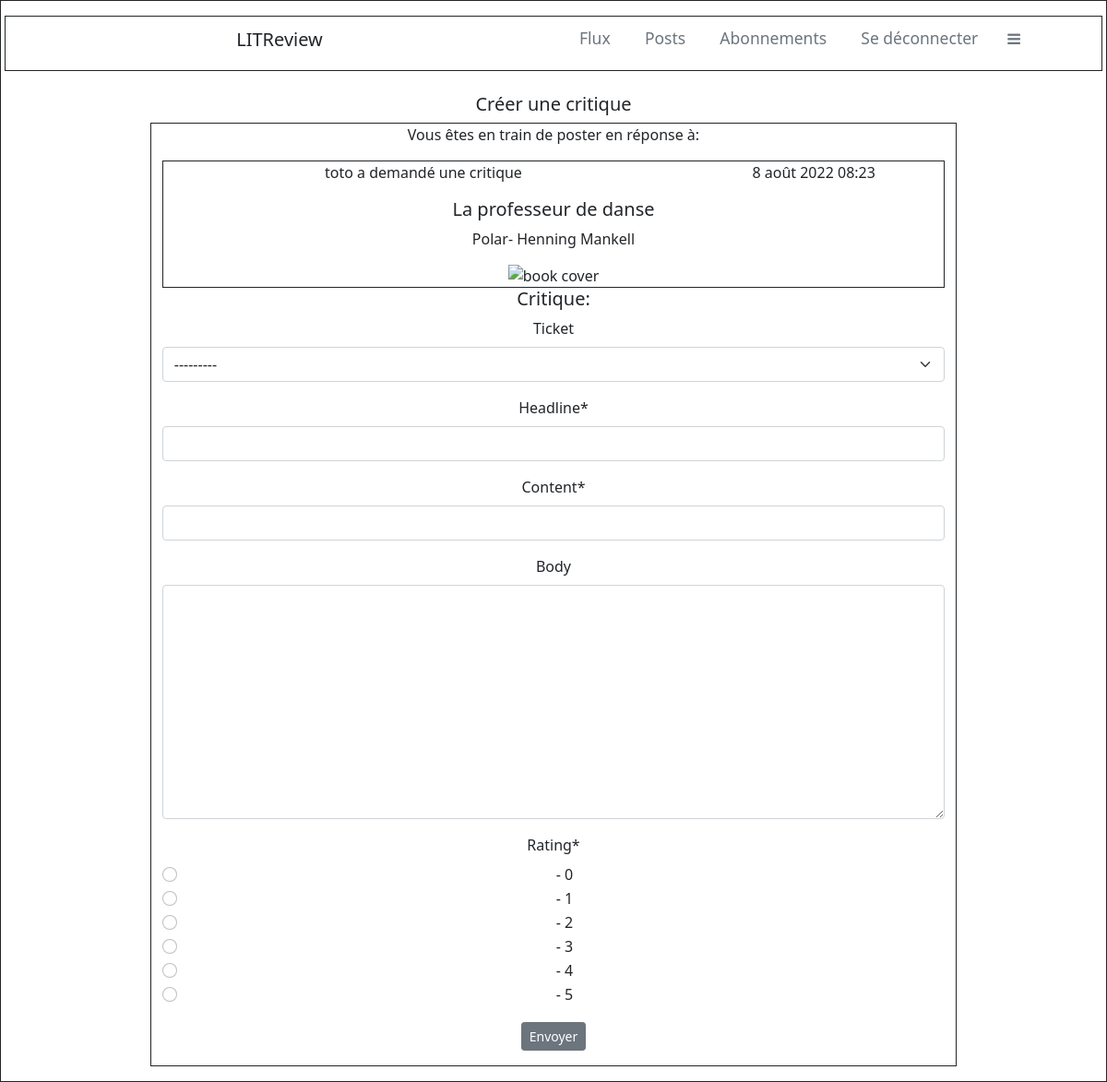
The page /blog/ticket_review/13 (signed in) on the database as committed earlier.
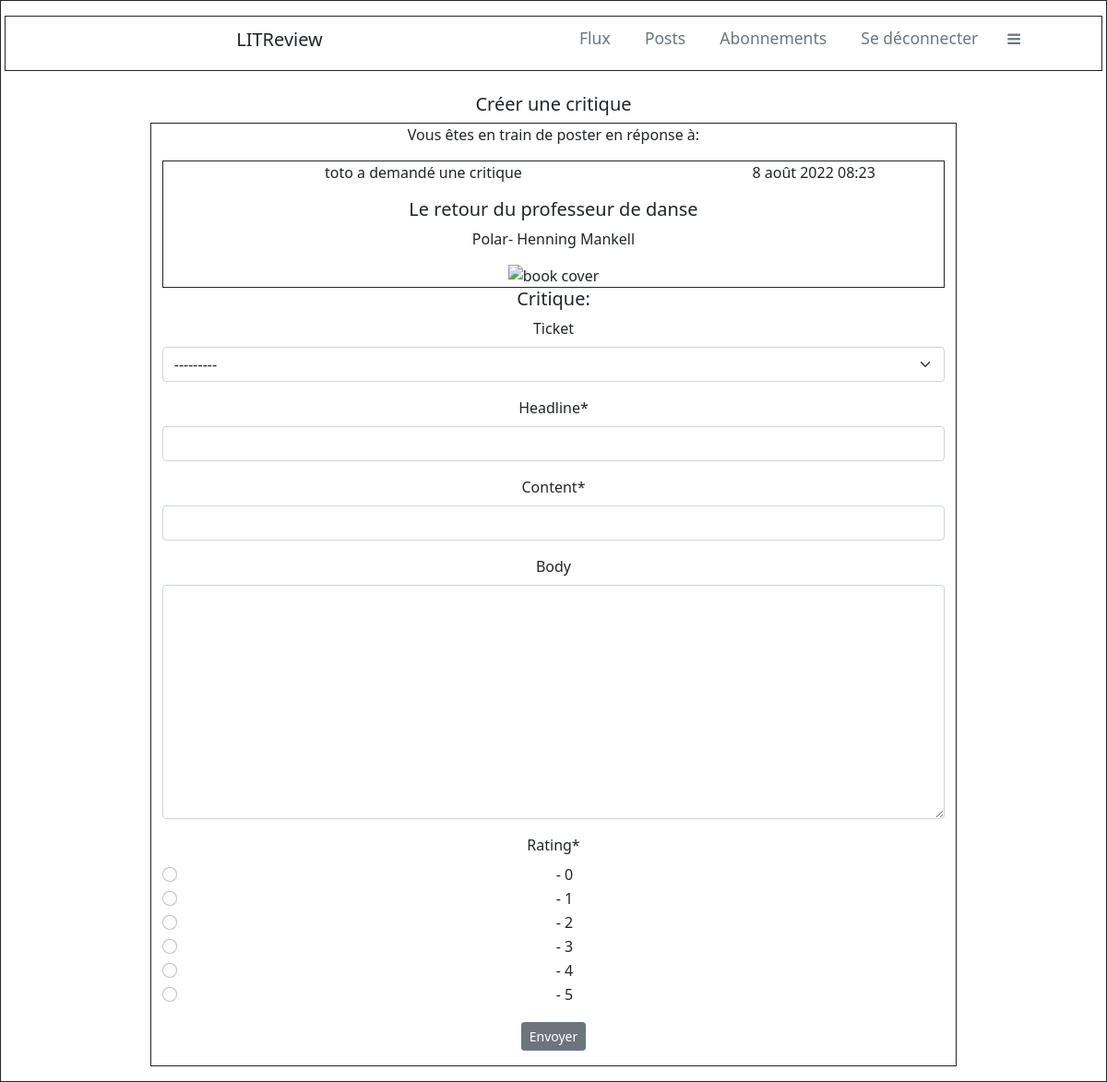
The same page on the database as committed later.
### blog/models.py (models this page shows, shortened)
class Ticket(models.Model):  # ticket model
    title = models.CharField(max_length=128)
    description = models.CharField(max_length=2048)
    user = models.ForeignKey(settings.AUTH_USER_MODEL, on_delete=models.CASCADE)
    image = models.ImageField(null=True, blank=True)
    time_created = models.DateTimeField(auto_now_add=True)
    IMAGE_MAX_SIZE = (300, 300)
    def __str__(self):
        return self.title

### authentication/models.py (models this page shows)
class User(AbstractUser):
    CREATOR = 'CREATOR'
    SUBSCRIBER = 'SUBSCRIBER'
    ROLE_CHOICES = (
        (CREATOR, 'Créateur'),
        (SUBSCRIBER, 'Abonné'),
    )
    profile_photo = models.ImageField(verbose_name='Photo de profil')
    role = models.CharField(max_length=30, choices=ROLE_CHOICES,
                            verbose_name='Rôle')
    follows = models.ManyToManyField(
        'self',
        limit_choices_to={'role': CREATOR},
        symmetrical=False,
        verbose_name='suit',
    )

### blog/views.py (the view, shortened to what this page needs)
# urls.py: path('blog/ticket_review/<int:ticket_id>', blog.views.ticket_review_upload, name='ticket_review'),
@login_required
def ticket_review_upload(request, ticket_id):
    ticket = get_object_or_404(models.Ticket, id=ticket_id)
    form = forms.TicketReviewForm()
    return render(request, 'blog/ticket_review.html', context={'form': form,
                                                               'ticket': ticket})

### blog/forms.py
class TicketReviewForm(forms.ModelForm):
    edit_review = forms.BooleanField(widget=forms.HiddenInput, initial=True)
    RATING_CHOICES = [
        (0, "- 0"), (1, "- 1"), (2, "- 2"), (3, "- 3"), (4, "- 4"), (5, "- 5")
    ]
    rating = forms.ChoiceField(widget=forms.RadioSelect,
                               choices=RATING_CHOICES)
    class Meta:
        model = models.Review
        fields = ['ticket', 'headline',
                  'content', 'body', 'rating']

### blog/templates/blog/ticket_review.html (shortened to what this page needs)
{% extends 'base.html' %}
{% load crispy_forms_tags %}
{% block content %}
    <h5 class="text-center">Créer une critique</h5>
        <div class="container border border-dark text-center w-75">
            <p>Vous êtes en train de poster en réponse à:</p>
                <div class="container border border-dark">
                    <div class="row">
                        <p class="col-8">{{ ticket.user }} a demandé une critique
                        </p>
                        <p class="col-4">{{ ticket.time_created }}
                        </p>
                    </div>
                    <h5>{{ ticket.title }}
                    </h5>
                    <p>{{ ticket.description }}</p>
                    {% if ticket.image %}
                    <img src="{{ review.ticket.image.url }}" alt="book cover">
                    {% endif %}
                </div>
            <h5>Critique:
            </h5>
            <form method="post" enctype="multipart/form-data" novalidate>
                {{ form|crispy }}
                <button type="submit" class="btn btn-secondary btn-sm">Envoyer</button>
            </form>
        </div>
{% endblock content %}

Rows that differ between the two databases and show on the page:
changed Ticket "Polar- Henning Mankell": title "La professeur de danse" → "Le retour du professeur de danse"
